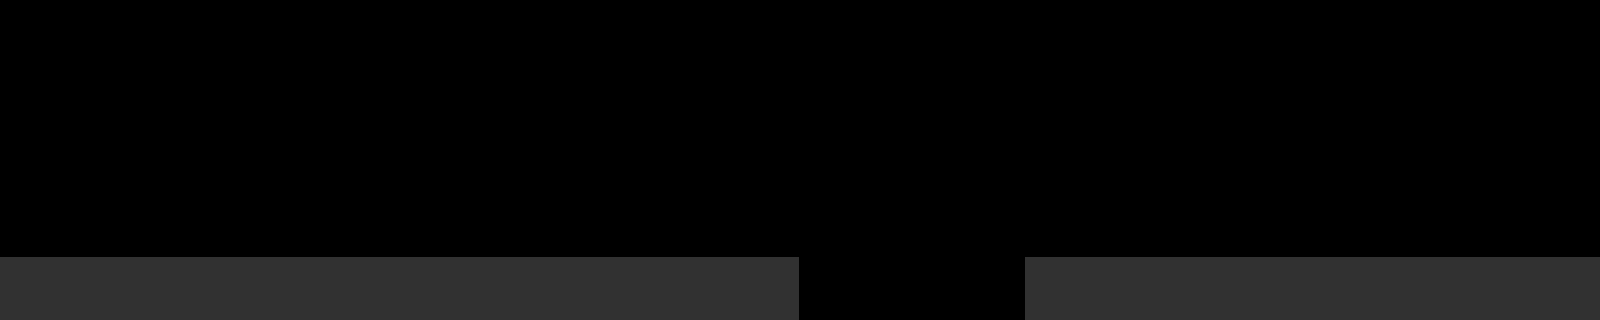

A 2D game scene composited from a Tiled map and its tileset images. What follows is a short description and the map's XML, with every tile layer's data as written:
An orthogonal 50x10 tile map with 32x32 px tiles, 1 tile layer (ground).

<map version="1.2" tiledversion="1.3.4" orientation="orthogonal" renderorder="right-down" width="50" height="10" tilewidth="32" tileheight="32" infinite="0" nextlayerid="2" nextobjectid="1">
 <editorsettings>
  <export target="background.js" format="js" />
 </editorsettings>
 <tileset firstgid="1" name="parts" tilewidth="32" tileheight="32" tilecount="6" columns="2">
  <image source="parts.png" width="64" height="96" />
 </tileset>
 <layer id="1" name="ground" width="50" height="10">
  <data encoding="csv">
0,0,0,0,0,0,0,0,0,0,0,0,0,0,0,0,0,0,0,0,0,0,0,0,0,0,0,0,0,0,0,0,0,0,0,0,0,0,0,0,0,0,0,0,0,0,0,0,0,0,
0,0,0,0,0,0,0,0,0,0,0,0,0,0,0,0,0,0,0,0,0,0,0,0,0,0,0,0,0,0,0,0,0,0,0,0,0,0,0,0,0,0,0,0,0,0,0,0,0,0,
0,0,0,0,0,0,0,0,0,0,0,0,0,0,0,0,0,0,0,0,0,0,0,0,0,0,0,0,0,0,0,0,0,0,0,0,0,0,0,0,0,0,0,0,0,0,0,0,0,0,
0,0,0,0,0,0,0,0,0,0,0,0,0,0,0,0,0,0,0,0,0,0,0,0,0,0,0,0,0,0,0,0,0,0,0,0,0,0,0,0,0,0,0,0,0,0,0,0,0,0,
0,0,0,0,0,0,0,0,0,0,0,0,0,0,0,0,0,0,0,0,0,0,0,0,0,0,0,0,0,0,0,0,0,0,0,0,0,0,0,0,0,0,0,0,0,0,0,0,0,0,
0,0,0,0,0,0,0,0,0,0,0,0,0,0,0,0,0,0,0,0,0,0,0,0,0,0,0,0,0,0,0,0,0,0,0,0,0,0,0,0,0,0,0,0,0,0,0,0,0,0,
0,0,0,0,0,0,0,0,0,0,0,0,0,0,0,0,0,0,0,0,0,0,0,0,0,0,0,0,0,0,0,0,0,0,0,0,0,0,0,0,0,0,0,0,0,0,0,0,0,0,
0,0,0,0,0,0,0,0,0,0,0,0,0,0,0,0,0,0,0,0,0,0,0,0,0,0,0,0,0,0,0,0,0,0,0,0,0,0,0,0,0,0,0,0,0,0,0,0,0,0,
2,2,2,2,2,2,2,2,2,2,2,2,2,2,2,2,2,2,2,2,2,2,2,2,4,0,0,0,0,0,0,0,3,2,2,2,2,2,2,2,2,2,2,2,2,2,2,2,2,2,
1,1,1,1,1,1,1,1,1,1,1,1,1,1,1,1,1,1,1,1,1,1,1,1,5,0,0,0,0,0,0,0,6,1,1,1,1,1,1,1,1,1,1,1,1,1,1,1,1,1
</data>
 </layer>
</map>
